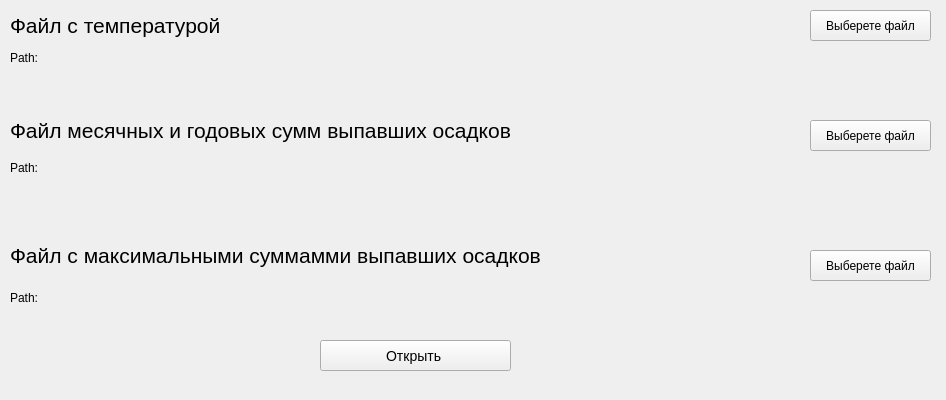
<?xml version="1.0" encoding="UTF-8"?>
<ui version="4.0">
 <class>MainWindow</class>
 <widget class="QMainWindow" name="MainWindow">
  <property name="geometry">
   <rect>
    <x>0</x>
    <y>0</y>
    <width>946</width>
    <height>400</height>
   </rect>
  </property>
  <property name="windowTitle">
   <string>MainWindow</string>
  </property>
  <widget class="QWidget" name="centralwidget">
   <widget class="QLabel" name="label_max_widget_3">
    <property name="geometry">
     <rect>
      <x>10</x>
      <y>240</y>
      <width>791</width>
      <height>31</height>
     </rect>
    </property>
    <property name="font">
     <font>
      <pointsize>16</pointsize>
     </font>
    </property>
    <property name="text">
     <string>Файл с максимальными суммамми выпавших осадков</string>
    </property>
   </widget>
   <widget class="QLabel" name="label_widget_path_3">
    <property name="geometry">
     <rect>
      <x>10</x>
      <y>290</y>
      <width>411</width>
      <height>16</height>
     </rect>
    </property>
    <property name="text">
     <string>Path: </string>
    </property>
   </widget>
   <widget class="QLabel" name="label_temp_widget_1_path">
    <property name="geometry">
     <rect>
      <x>10</x>
      <y>50</y>
      <width>781</width>
      <height>16</height>
     </rect>
    </property>
    <property name="text">
     <string>Path: </string>
    </property>
   </widget>
   <widget class="QLabel" name="label_srznash_widget_path_2">
    <property name="geometry">
     <rect>
      <x>10</x>
      <y>160</y>
      <width>411</width>
      <height>16</height>
     </rect>
    </property>
    <property name="text">
     <string>Path: </string>
    </property>
   </widget>
   <widget class="QLabel" name="label_srznash_widget_2">
    <property name="geometry">
     <rect>
      <x>10</x>
      <y>110</y>
      <width>781</width>
      <height>41</height>
     </rect>
    </property>
    <property name="font">
     <font>
      <pointsize>16</pointsize>
     </font>
    </property>
    <property name="text">
     <string>Файл месячных и годовых сумм выпавших осадков</string>
    </property>
   </widget>
   <widget class="QLabel" name="label_temp_widget">
    <property name="geometry">
     <rect>
      <x>10</x>
      <y>10</y>
      <width>781</width>
      <height>31</height>
     </rect>
    </property>
    <property name="font">
     <font>
      <pointsize>16</pointsize>
     </font>
    </property>
    <property name="text">
     <string>Файл с температурой</string>
    </property>
   </widget>
   <widget class="QPushButton" name="pushButton">
    <property name="geometry">
     <rect>
      <x>810</x>
      <y>10</y>
      <width>121</width>
      <height>31</height>
     </rect>
    </property>
    <property name="text">
     <string>Выберете файл</string>
    </property>
   </widget>
   <widget class="QPushButton" name="pushButton_2">
    <property name="geometry">
     <rect>
      <x>810</x>
      <y>120</y>
      <width>121</width>
      <height>31</height>
     </rect>
    </property>
    <property name="text">
     <string>Выберете файл</string>
    </property>
   </widget>
   <widget class="QPushButton" name="pushButton_3">
    <property name="geometry">
     <rect>
      <x>810</x>
      <y>250</y>
      <width>121</width>
      <height>31</height>
     </rect>
    </property>
    <property name="text">
     <string>Выберете файл</string>
    </property>
   </widget>
   <widget class="QPushButton" name="pushButton_4">
    <property name="geometry">
     <rect>
      <x>320</x>
      <y>340</y>
      <width>191</width>
      <height>31</height>
     </rect>
    </property>
    <property name="styleSheet">
     <string notr="true">font-size: 14px</string>
    </property>
    <property name="text">
     <string>Открыть </string>
    </property>
   </widget>
  </widget>
 </widget>
 <resources/>
 <connections/>
</ui>
